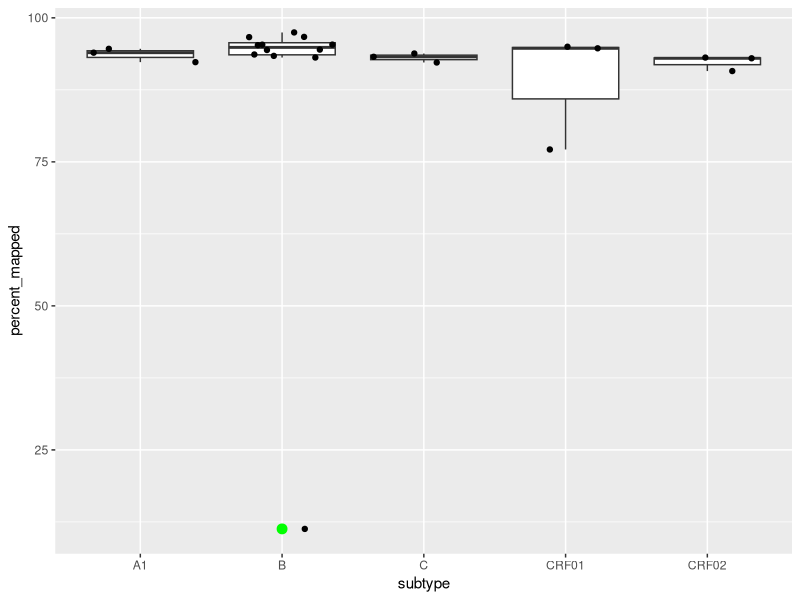

Write the R code that produced this figure.
library(ggplot2)
reads_count <- read.csv("reads_count.csv", header=TRUE,
                        colClasses = c('factor', 'numeric'))
p = ggplot(reads_count, aes(subtype, percent_mapped))
p = p + geom_boxplot(outlier.colour = "green", outlier.size = 3)
p = p + geom_jitter()
ggsave(filename='boxplot.pdf')
